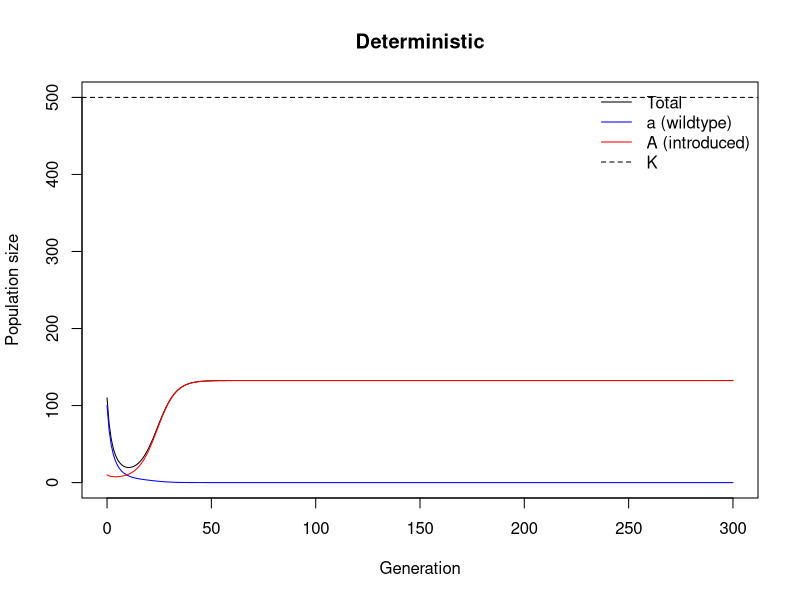
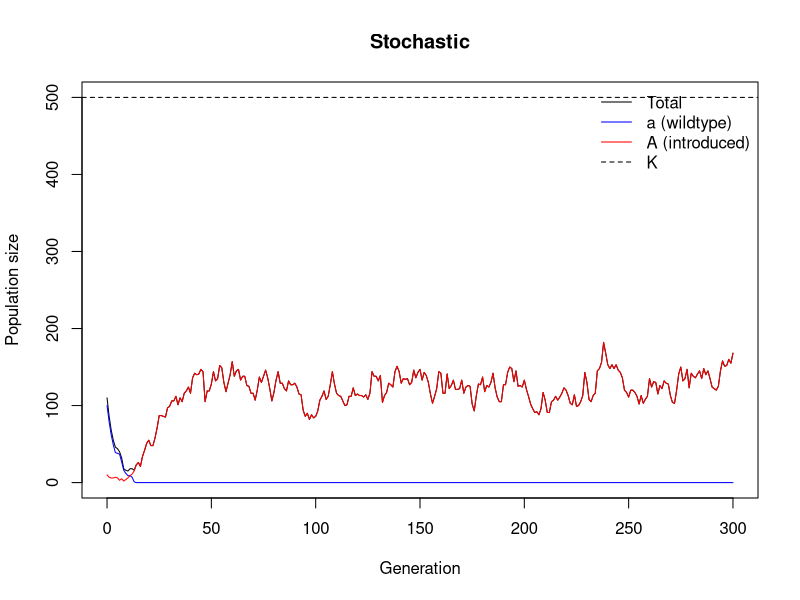

These charts were generated, in order, by the following R code:
## ---------- Lynx two-type model ----------

# One time step (generation)
step_lynx <- function(N_a, N_A, R_a = 0.9, R_A = 1.15,
                      s_a = 0.2, s_A = 0.2,
                      K = 500,
                      stochastic = FALSE) {
  
  Ntot <- N_a + N_A
  if (Ntot <= 0) return(c(a = 0, A = 0))
  
  pA <- N_A / Ntot              # frequency of A
  # frequency effects (centered at 0.5; change if you want a different midpoint)
  w_a <- 1 + s_a * (pA - 0.5)  # a has NEGATIVE freq dep. (rarer a -> higher pA -> higher w_a)
  w_A <- 1 + s_A * (pA - 0.5)  # A has POSITIVE  freq dep. (higher pA -> higher w_A)
  
  # keep multipliers non-negative
  w_a <- max(0, w_a)
  w_A <- max(0, w_A)
  
  # Beverton–Holt density regulation
  D <- 1 / (1 + Ntot / K)
  
  # per-type expected next counts
  lambda_a <- N_a * R_a * w_a * D
  lambda_A <- N_A * R_A * w_A * D
  
  if (!stochastic) {
    N_a1 <- lambda_a
    N_A1 <- lambda_A
  } else {
    # Poisson demographic noise
    N_a1 <- rpois(1, max(0, lambda_a))
    N_A1 <- rpois(1, max(0, lambda_A))
  }
  
  c(a = N_a1, A = N_A1)
}

# Simulate many generations
simulate_lynx <- function(Na0 = 100, NA0 = 10,
                          R_a = 0.9, R_A = 1.15,
                          s_a = 0.2, s_A = 0.2,
                          K = 500,
                          t_max = 300,
                          stochastic = FALSE) {
  out <- matrix(NA_real_, nrow = t_max + 1, ncol = 2,
                dimnames = list(0:t_max, c("a","A")))
  out[1, ] <- c(a = Na0, A = NA0)
  
  for (t in 1:t_max) {
    nxt <- step_lynx(out[t, "a"], out[t, "A"],
                     R_a = R_a, R_A = R_A,
                     s_a = s_a, s_A = s_A,
                     K = K, stochastic = stochastic)
    out[t + 1, ] <- nxt
    if (sum(nxt) <= 0) break  # extinct; remaining rows stay N_A
  }
  out
}

# Quick plot helper
plot_lynx <- function(out, K, main = "Lynx population dyN_Amics") {
  gens  <- as.numeric(rownames(out))
  valid <- complete.cases(out)
  gens  <- gens[valid]; out <- out[valid, , drop = FALSE]
  
  total <- rowSums(out)
  plot(gens, total, type = "l",
       xlab = "Generation", ylab = "Population size",
       ylim = c(0, max(total, K)),
       main = main)
  lines(gens, out[, "a"], col = "blue")
  lines(gens, out[, "A"], col = "red")
  abline(h = K, lty = 2)
  legend("topright",
         legend = c("Total", "a (wildtype)", "A (introduced)", "K"),
         lty = c(1,1,1,2), col = c("black","blue","red","black"),
         bty = "n")
}

## ---------- Examples ----------

# Deterministic run
out_det <- simulate_lynx(Na0 = 100, NA0 = 10,
                         R_a = 0.9, R_A = 1.15,
                         s_a = 0.2, s_A = 0.2,
                         K = 500, t_max = 300,
                         stochastic = FALSE)
plot_lynx(out_det, K = 500, main = "Deterministic")

# Stochastic run
set.seed(42)
out_sto <- simulate_lynx(Na0 = 100, NA0 = 10,
                         R_a = 0.9, R_A = 1.15,
                         s_a = 0.2, s_A = 0.2,
                         K = 500, t_max = 300,
                         stochastic = TRUE)
plot_lynx(out_sto, K = 500, main = "Stochastic")



